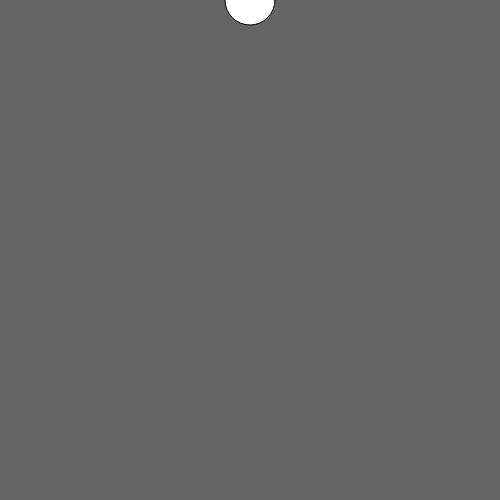
Frame 1 (no input)
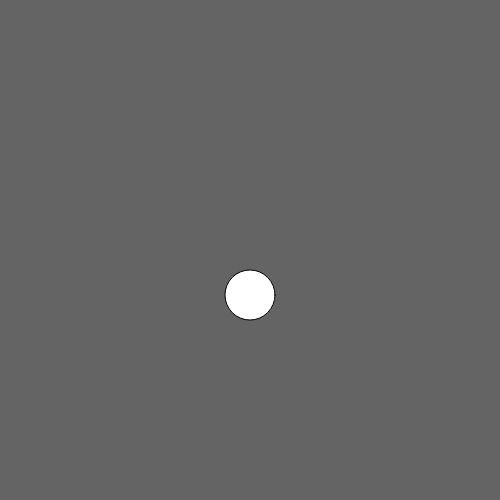
Frame 60 (no input)
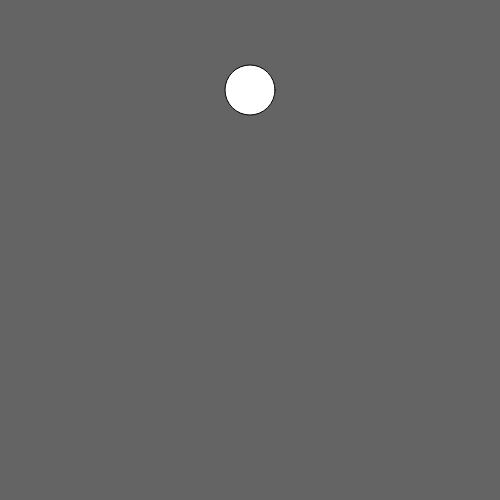
Frame 120 (the mouse pressed at the canvas centre since frame 60)

The p5.js sketch that drew these frames (run headless with seeded random() and noise() and a simulated clock; from frame 60 on, the mouse is pressed at the canvas centre):

// p5.js sketch
// ── sketch.js
var x = 0;
function setup() {
  createCanvas(500, 500);
}

function draw() {
background(100);



ellipse(250,x,50,50);
x=x+5;

if (x > height) {
  x=0;
}
 

}
